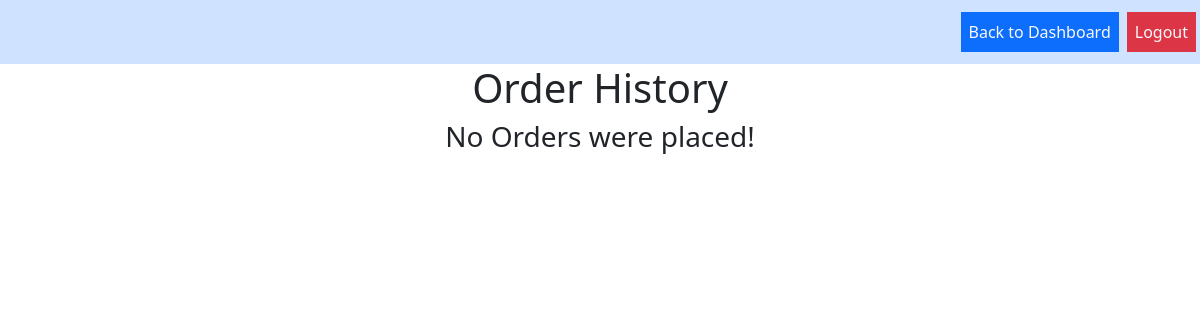
Before: /dashboard/order-history (signed in) with the older database file.
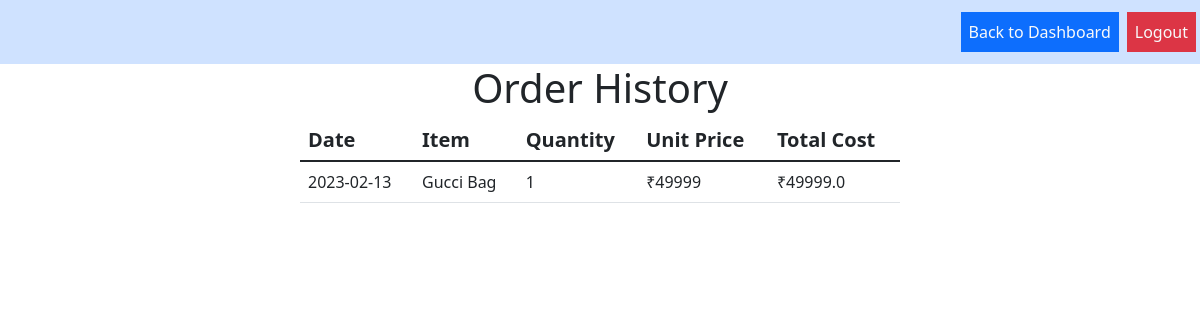
After: the same page with the newer database file.
### products/models.py (models this page shows)
class Product(models.Model):
    id = models.UUIDField(primary_key=True,default=uuid.uuid4)
    name = models.CharField(max_length=100)
    price = models.IntegerField()
    image = models.URLField(max_length=100000,default="https://picsum.photos/200")
    description = models.CharField(max_length=150,default='This is a product')

class OrderDetail(models.Model):
    class Meta:
        unique_together = (('order_id','product_id'))
    order_id = models.ForeignKey(Order,on_delete=models.CASCADE)
    product_id = models.ForeignKey(Product,on_delete=models.CASCADE)
    quantity = models.IntegerField()
    unit_price = models.IntegerField()
    total_price = models.FloatField()

### dashboard/views.py (the view)
# urls.py: path('order-history',order_history_view,name='order_history')
def order_history_view(request):
    user = User.objects.get(username=request.user)
    orders = Order.objects.filter(user_id=user.id)
    if orders:
        orders_list = []
        for order in orders:
            order_dict = model_to_dict(order)
            order_date = str(order_dict['order_date'])
            orderDetails = OrderDetail.objects.filter(order_id=order)
            for eachOrder in orderDetails:
                orderDetails_copy = model_to_dict(eachOrder)
                product = Product.objects.get(id=orderDetails_copy['product_id'])
                product_dict = product.__dict__
                product_name = product_dict['name']
                orderDetails_copy['name'] = product_name
                orderDetails_copy['date'] = order_date
                orders_list.append(orderDetails_copy)
        context = {
            "orders_list":orders_list
        }
    else:
        context = {
            "orders_list":[]
        }
    return render(request,'dashboard/order_history.html',context=context)

### templates/dashboard/order_history.html (shortened to what this page needs)
{%  load static  %}
<!DOCTYPE html>
<html lang="en">
<head>
    <link href="https://cdn.jsdelivr.net/npm/bootstrap@5.3.0-alpha1/dist/css/bootstrap.min.css" rel="stylesheet">
    <link rel="stylesheet" href="{% static 'cart.css'    %}">
</head>
<body>
    <nav class="navbar navbar-expand-lg  bg-primary-subtle">
        <ul class="navbar-nav ms-auto">
            <li class="nav-item bg-primary m-1 ">
                <a href="{%  url 'home' %}" class="nav-link text-light">Back to Dashboard</a>
            </li>
            <li class="nav-item bg-danger m-1 ">
                <a href="{%  url 'logout' %}" class="nav-link text-light">Logout</a>
            </li>
        </ul>
    </nav>
    <h1>Order History </h1>
    <div class="wrapper">
        {% if orders_list %}
        <table class="table table-hover ">
            <thead class="h5">
                <tr>
                        <th scope="col">Date</th>
                        <th scope="col">Item</th>
                        <th scope="col">Quantity</th>
                        <th scope="col">Unit Price</th>
                        <th scope="col">Total Cost</th>
                </tr>
            </thead>
            <tbody class="table-group-divider">
                {%  for order in orders_list   %}
                <tr>
                    <td>{{order.date}}</td>
                    <td>{{order.name}}</td>
                    <td>{{order.quantity}}</td>
                    <td>₹{{order.unit_price}}</td>
                    <td>₹{{order.total_price}}</td>
                </tr>
                {%  endfor    %}
            </tbody>
        </table>
        {%   else   %}
        <h3>No Orders were placed!</h3>
        {%   endif   %}
    </div>
</body>
</html>

### static/cart.css (style rules this page uses)
* { margin: 0; padding: 0; }
.wrapper { display: flex; justify-content: center; align-items: center; }
h1 { text-align: center; }
.table { width:50%; }

Changed rows visible on the page:
added Product: date "2023-02-13", name "Gucci Bag", quantity "1", unit_price "49999", total_price "49999.0"
Other visible differences:
text no longer shown: "No Orders were placed!"
text now shown: "Date Item Quantity Unit Price Total Cost"
